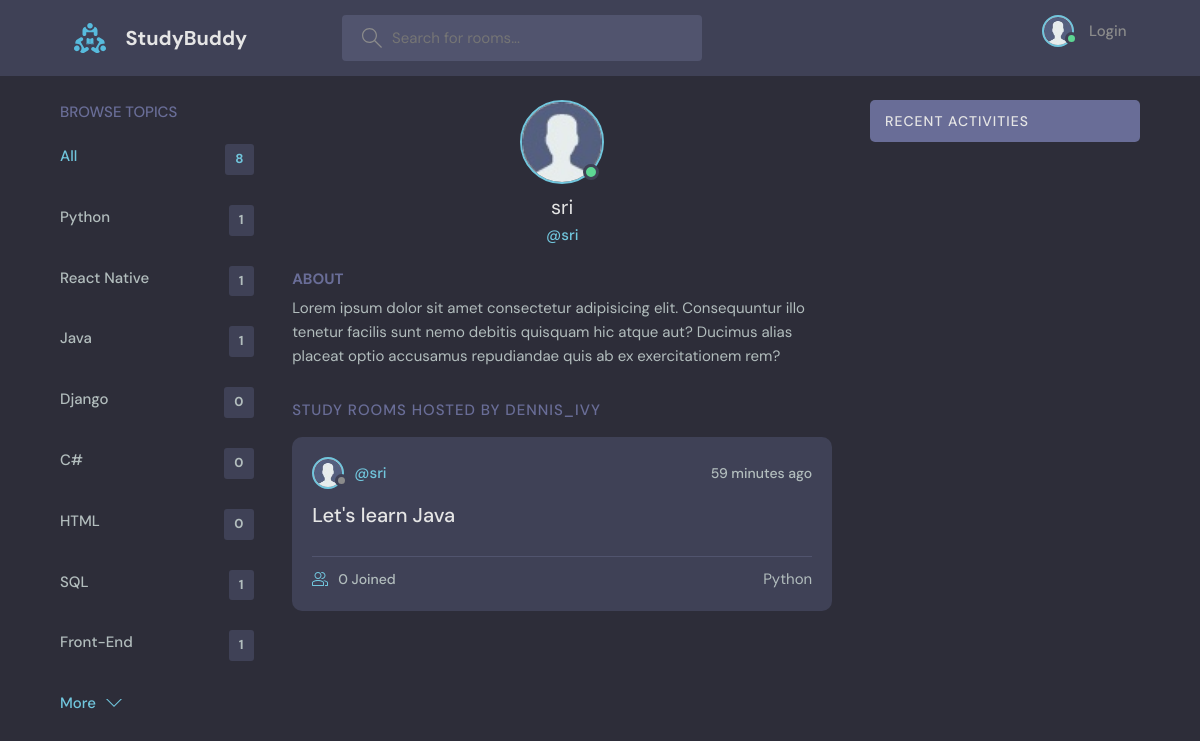
Screenshot of /profile/6/ with the database file from the repository.
### base/models.py (models this page shows, shortened)
class Topic(models.Model):
    name = models.CharField(max_length=100)

class User(AbstractUser):
    name = models.CharField(max_length=200, null=True)
    email = models.EmailField(unique=True, null=True)
    bio = models.TextField(null=True)
    avatar = models.ImageField(null=True, default="avatar.jpg")
    USERNAME_FIELD = 'email'
    REQUIRED_FIELDS = []

class Room(models.Model):
    host = models.ForeignKey(User, on_delete=models.SET_NULL, null=True)
    topic = models.ForeignKey(Topic, on_delete=models.SET_NULL, null=True)
    name = models.CharField(max_length=100)
    description = models.TextField(null=True, blank=True)
    participants = models.ManyToManyField(User, related_name='participants', blank=True)
    updated = models.DateTimeField(auto_now=True)
    created = models.DateTimeField(auto_now_add=True)
    class Meta:
        ordering = ['-updated', '-created']

### base/views.py (the view)
# urls.py: path('profile/<str:pk>/',views.userProfile, name='user-profile'),
def userProfile(request,pk):
    user = User.objects.get(id=pk)
    rooms = user.room_set.all()
    room_messages = user.message_set.all()
    topics = Topic.objects.all()
    context = {'user':user, 'rooms':rooms, 'room_messages':room_messages, 'topics':topics}
    return render(request, 'base/profile.html',context)

### base/templates/base/profile.html (shortened to what this page needs)
{% extends 'main.html' %}
{% block content %}
  <main class="profile-page layout layout--3">
    <div class="container">
      {% include 'base/topic_component.html' %}
      <div class="roomList">
        <div class="profile">
          <div class="profile__avatar">
            <div class="avatar avatar--large active">
              <img src="{{user.avatar.url}}" />
            </div>
          </div>
          <div class="profile__info">
            <h3>{{user.username}}</h3>
            <p>@{{user.username}}</p>
          </div>
          <div class="profile__about">
            <h3>About</h3>
            <p>
              Lorem ipsum dolor sit amet consectetur adipisicing elit. Consequuntur illo tenetur
              facilis sunt nemo debitis quisquam hic atque aut? Ducimus alias placeat optio
              accusamus repudiandae quis ab ex exercitationem rem?
            </p>
          </div>
        </div>
        <div class="roomList__header">
          <div>
            <h2>Study Rooms Hosted by dennis_ivy</a>
            </h2>
          </div>
        </div>
        {% include 'base/feed_component.html' %}
      </div>
      {% include 'base/activity_component.html' %}
    </div>
  </main>
{% endblock content %}

### base/templates/base/topic_component.html
<div class="topics">
    <div class="topics__header">
      <h2>Browse Topics</h2>
    </div>
    <ul class="topics__list">
      <li>
        <a href="{% url 'home' %}" class="active">All <span>{{ topics.count }}</span></a>
      </li>
      {% for topic in topics %}
      <li>
        <a href="{% url 'home' %}?q={{topic.name}}">{{ topic.name }}<span>{{topic.room_set.all.count}}</span></a>
      </li>
       {% endfor %}
    </ul>
    <a class="btn btn--link" href="{% url 'topics' %}">
      More
      <svg version="1.1" xmlns="http://www.w3.org/2000/svg" width="32" height="32" viewBox="0 0 32 32">
        <title>chevron-down</title>
        <path d="M16 21l-13-13h-3l16 16 16-16h-3l-13 13z"></path>
      </svg>
    </a>
  </div>

### base/templates/base/feed_component.html (shortened to what this page needs)
{% for room in rooms %}
<div class="roomListRoom">
    <div class="roomListRoom__header">
      <a href="{% url 'user-profile' room.host.id %}" class="roomListRoom__author">
        <div class="avatar avatar--small">
          <img src="{{room.host.avatar.url}}" />
        </div>
        <span>@{{ room.host.username }}</span>
      </a>
      <div class="roomListRoom__actions">
        <span>{{ room.created|timesince }} ago</span>
      </div>
    </div>
    <div class="roomListRoom__content">
      <a href="{% url 'room' room.id %}">{{ room.name }}</a>
    </div>
    <div class="roomListRoom__meta">
      <a href="{% url 'room' room.id %}" class="roomListRoom__joined">
        {{ room.participants.all.count }} Joined
      </a>
      <p class="{{ room.topic.name }}">Python</p>
    </div>
  </div>
{% endfor %}

### rows the page displays
Topic: name "Python", room_set.all.count "1"
Topic: name "React Native", room_set.all.count "1"
Topic: name "Java", room_set.all.count "1"
Topic: name "Django", room_set.all.count "0"
Topic: name "C#", room_set.all.count "0"
Topic: name "HTML", room_set.all.count "0"
Topic: name "SQL", room_set.all.count "1"
Topic: name "Front-End", room_set.all.count "1"
User: avatar (placeholder picture), username "sri"
Room: host.avatar (placeholder picture), host.username "sri", created "59 minutes", name "Let's learn Java", participants.all.count "0"

### other values shown
{{ topics.count }} "8"
